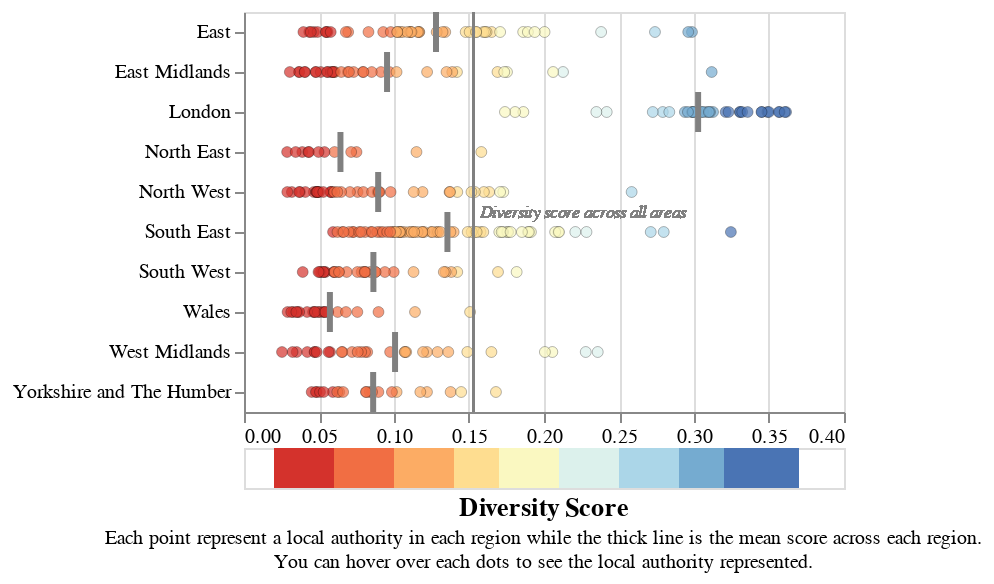

Vega-Lite specification for this chart:
### Vega-Lite specification from a JSON file in a GitHub repository (floating-point values rounded to 4 significant figures; data arrays with more than 128 entries replaced by an {"elided": "..."} marker saying what was removed)
{"config": {"view": {"continuousWidth": 300, "continuousHeight": 300}}, "vconcat": [{"layer": [{"mark": {"type": "point", "filled": true, "stroke": "Black", "strokeWidth": 0.2}, "encoding": {"color": {"field": "binned", "legend": null, "scale": {"scheme": "redyellowblue"}, "type": "nominal"}, "tooltip": {"field": "LAD21NM"}, "x": {"axis": {"title": null}, "field": "Entropy", "scale": {"domain": [0.02, 0.37]}, "type": "quantitative"}, "y": {"field": "Region", "type": "nominal"}}}, {"mark": {"type": "tick", "color": "gray", "thickness": 3}, "encoding": {"x": {"aggregate": "mean", "axis": {"title": "Diversity Score"}, "field": "Entropy", "scale": {"domain": [0.02, 0.37]}, "type": "quantitative"}, "y": {"axis": {"title": null}, "field": "Region", "type": "nominal"}}}, {"mark": {"type": "rule", "color": "gray", "thickness": 1}, "encoding": {"x": {"datum": 0.153}}}, {"mark": {"type": "text", "align": "left", "baseline": "middle", "color": "grey", "dx": 3, "fontSize": 9, "fontStyle": "italic"}, "encoding": {"text": {"datum": "Diversity score across all areas"}, "x": {"datum": 0.153}}}], "data": {"name": "data-cd2d6b9b93319d4b560e44395039a349"}}, {"data": {"name": "data-4a924f15548b1a8d1eac9e08ab213f6d"}, "mark": {"type": "rect"}, "encoding": {"color": {"field": "color", "legend": null, "scale": {"scheme": "redyellowblue"}, "type": "nominal"}, "x": {"axis": {"labels": false, "ticks": false, "domainOpacity": 0}, "field": "min", "scale": {"domain": [0.02, 0.37]}, "title": null, "type": "quantitative"}, "x2": {"field": "max", "title": null}}, "title": {"text": "Diversity Score", "orient": "bottom", "subtitle": ["Each point represent a local authority in each region while the thick line is the mean score across each region.", "You can hover over each dots to see the local authority represented."], "subtitleFontSize": 10}}], "resolve": {"scale": {"color": "independent", "x": "shared"}}, "spacing": -200, "$schema": "https://vega.github.io/schema/vega-lite/v5.17.0.json", "datasets": {"data-cd2d6b9b93319d4b560e44395039a349": {"elided": "331 records"}, "data-4a924f15548b1a8d1eac9e08ab213f6d": [{"min": 0.02, "max": 0.06, "color": 0}, {"min": 0.06, "max": 0.1, "color": 1}, {"min": 0.1, "max": 0.14, "color": 2}, {"min": 0.14, "max": 0.17, "color": 3}, {"min": 0.17, "max": 0.21, "color": 4}, {"min": 0.21, "max": 0.25, "color": 5}, {"min": 0.25, "max": 0.29, "color": 6}, {"min": 0.29, "max": 0.32, "color": 7}, {"min": 0.32, "max": 0.37, "color": 8}]}}
